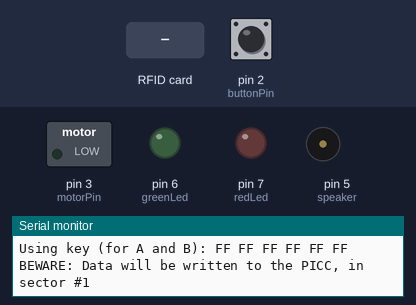
A sketch run on a simulated Arduino Uno, built with avr-gcc and run on an emulated ATmega328P. Parts: switched loads named in the sketch (green lamp = pin HIGH), output pins drawn as LEDs (lit = HIGH), buzzer (waves = sounding), the last lines printed to the serial monitor. Inputs (shaded band) come from the test bench; at power-on: pin 2 (buttonPin) HIGH. Pins used as bus, display or sensor lines are not drawn.

Above: at 2.6 s.
2.7 s: RFID card 5E 7A 19 C4 held to the reader
At 3.52 s:
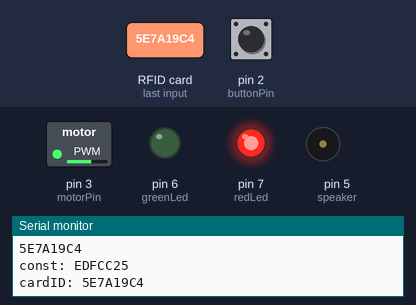
5.7 s: pin 2 (buttonPin) pulled LOW for 0.15 s
At 6.04 s:
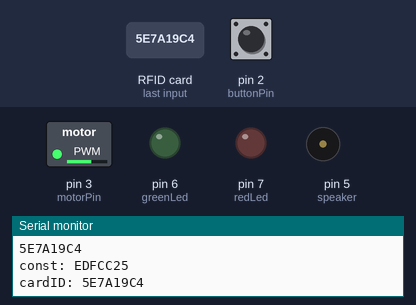
7.6 s: pin 2 (buttonPin) pulled LOW for 3.2 s
At 11.5 s:
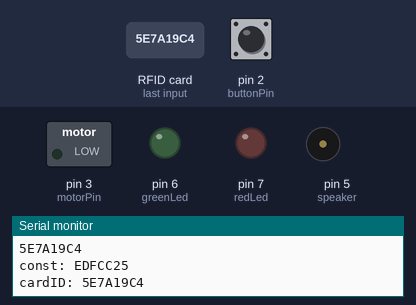
Timing chart, 0 to 13.0 s (numbered marks = the images above; inputs shaded):
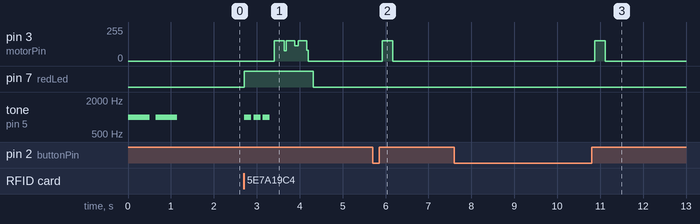

Measured:
- after the input at 2.7 s, pin 3 (motorPin): 0/255 → 153/255 after 0.70 s, → 115/255 0.48 s later, → 153/255 0.08 s later, → 0/255 0.20 s later; pin 7 (redLed): LOW → HIGH at once, → LOW 1.6 s later; tone on pin 5 (speaker): alternates 1000 Hz for 0.17 s and silent for 0.05 s, 6 changes in all, then stays silent, starting at once
- after the input at 5.7 s, pin 3 (motorPin): 0/255 → 153/255 after 0.22 s, → 0/255 0.24 s later
- after the input at 7.6 s, pin 3 (motorPin): 0/255 → 153/255 after 3.3 s, → 0/255 0.24 s later

The sketch:

HaptischOV.ino
```cpp
#include <SPI.h>
#include <MFRC522.h>
#include <pitches.h>

#define RST_PIN         9
#define SS_PIN          10

const int redLed =  7;      // the number of the LED pin
const int greenLed = 6;
const int speaker = 5;
const int motorPin = 3;
const int buttonPin = 2;

const String accessCard = "EDFCC25";

// Variables will change:
int ledState = LOW;             // ledState used to set the LED

MFRC522 mfrc522(SS_PIN, RST_PIN);   // Create MFRC522 instance.


byte readCard[4];    // Stores scanned ID read from RFID Module

int melody[] = {
  1000
};

int noteDurations[] = {
  2
};

int buttonState = 0;         // variable for reading the pushbutton status
bool state = false;


MFRC522::MIFARE_Key key;

/**
 * Initialize.
 */
void setup() {
  pinMode(redLed, OUTPUT);
  pinMode(greenLed, OUTPUT);
  pinMode(motorPin, OUTPUT);
  pinMode(buttonPin, INPUT);

  note(1000, 2);
  note(1000, 2);


  Serial.begin(9600); // Initialize serial communications with the PC
  while (!Serial);    // Do nothing if no serial port is opened (added for Arduinos based on ATMEGA32U4)
  SPI.begin();        // Init SPI bus
  mfrc522.PCD_Init(); // Init MFRC522 card

  // Prepare the key (used both as key A and as key B)
  // using FFFFFFFFFFFFh which is the default at chip delivery from the factory
  for (byte i = 0; i < 6; i++) {
    key.keyByte[i] = 0xFF;
  }

  Serial.println(F("Scan a MIFARE Classic PICC to demonstrate read and write."));
  Serial.print(F("Using key (for A and B):"));
  dump_byte_array(key.keyByte, MFRC522::MF_KEY_SIZE);
  Serial.println();

  Serial.println(F("BEWARE: Data will be written to the PICC, in sector #1"));
}

/**
 * Main loop.
 */
void loop() {

  String cardID = getID();
  cardID.toUpperCase();


  if (cardID != "") {

    Serial.println("const: " + accessCard);
    Serial.println("cardID: " + cardID);
    if (cardID == accessCard) {
      digitalWrite(greenLed, HIGH);
      note(1000, 3);
      doPulse(3, 2, 50);
      delay(500);
      digitalWrite(greenLed, LOW);
    }
    else {
      digitalWrite(redLed, HIGH);
      note(1000, 6);
      note(1000, 6);
      note(1000, 6);
      doPulse(3, 2, 50);
      delay(20);
      doPulse(3, 2, 50);
      delay(20);
      doPulse(3, 2, 50);
      delay(20);
      delay(150);
      digitalWrite(redLed, LOW);
    }
  }

  buttonState = digitalRead(buttonPin);

  if (state && buttonState == HIGH) {
    state = false;
    doPulse(3, 2, 50);
  }

  if (buttonState == LOW) {
    state = true;
  }

  //  digitalWrite(redLed, HIGH);
  //  digitalWrite(greenLed, LOW);
  //  delay(500);
  //  digitalWrite(redLed, LOW);
  //  digitalWrite(greenLed, HIGH);
  //  delay(500);
  //   getID();
}

/**
 * Helper routine to dump a byte array as hex values to Serial.
 */
void dump_byte_array(byte *buffer, byte bufferSize) {
  for (byte i = 0; i < bufferSize; i++) {
    Serial.print(buffer[i] < 0x10 ? " 0" : " ");
    Serial.print(buffer[i], HEX);
  }
}

String getID() {
  String cardID;
  // Getting ready for Reading PICCs
  if ( ! mfrc522.PICC_IsNewCardPresent()) { //If a new PICC placed to RFID reader continue
    return "";
  }
  if ( ! mfrc522.PICC_ReadCardSerial()) {   //Since a PICC placed get Serial and continue
    return "";
  }
  // There are Mifare PICCs which have 4 byte or 7 byte UID care if you use 7 byte PICC
  // I think we should assume every PICC as they have 4 byte UID
  // Until we support 7 byte PICCs
  Serial.println(F("Scanned PICC's UID:"));
  for (int i = 0; i < 4; i++) {  //
    readCard[i] = mfrc522.uid.uidByte[i];
    cardID += String(readCard[i], HEX);
    Serial.print(readCard[i], HEX);
  }
  Serial.println("");
  mfrc522.PICC_HaltA(); // Stop reading
  return cardID;
}

void defaultLoop() {
  // Look for new cards
  if ( ! mfrc522.PICC_IsNewCardPresent())
    return;

  // Select one of the cards
  if ( ! mfrc522.PICC_ReadCardSerial())
    return;

  // Show some details of the PICC (that is: the tag/card)
  Serial.print(F("Card UID:"));
  dump_byte_array(mfrc522.uid.uidByte, mfrc522.uid.size);
  Serial.println();
  Serial.print(F("PICC type: "));
  byte piccType = mfrc522.PICC_GetType(mfrc522.uid.sak);
  Serial.println(mfrc522.PICC_GetTypeName(piccType));

  // Check for compatibility
  if (    piccType != MFRC522::PICC_TYPE_MIFARE_MINI
          &&  piccType != MFRC522::PICC_TYPE_MIFARE_1K
          &&  piccType != MFRC522::PICC_TYPE_MIFARE_4K) {
    Serial.println(F("This sample only works with MIFARE Classic cards."));
    return;
  }

  // In this sample we use the second sector,
  // that is: sector #1, covering block #4 up to and including block #7
  byte sector         = 1;
  byte blockAddr      = 4;
  byte dataBlock[]    = {
    0x01, 0x02, 0x03, 0x04, //  1,  2,   3,  4,
    0x05, 0x06, 0x07, 0x08, //  5,  6,   7,  8,
    0x08, 0x09, 0xff, 0x0b, //  9, 10, 255, 12,
    0x0c, 0x0d, 0x0e, 0x0f  // 13, 14,  15, 16
  };
  byte trailerBlock   = 7;
  byte status;
  byte buffer[18];
  byte size = sizeof(buffer);

  // Authenticate using key A
  Serial.println(F("Authenticating using key A..."));
  status = mfrc522.PCD_Authenticate(MFRC522::PICC_CMD_MF_AUTH_KEY_A, trailerBlock, &key, &(mfrc522.uid));
  if (status != MFRC522::STATUS_OK) {
    Serial.print(F("PCD_Authenticate() failed: "));
    Serial.println(mfrc522.GetStatusCodeName(status));
    return;
  }

  // Show the whole sector as it currently is
  Serial.println(F("Current data in sector:"));
  mfrc522.PICC_DumpMifareClassicSectorToSerial(&(mfrc522.uid), &key, sector);
  Serial.println();

  // Read data from the block
  Serial.print(F("Reading data from block ")); Serial.print(blockAddr);
  Serial.println(F(" ..."));
  status = mfrc522.MIFARE_Read(blockAddr, buffer, &size);
  if (status != MFRC522::STATUS_OK) {
    Serial.print(F("MIFARE_Read() failed: "));
    Serial.println(mfrc522.GetStatusCodeName(status));
  }
  Serial.print(F("Data in block ")); Serial.print(blockAddr); Serial.println(F(":"));
  dump_byte_array(buffer, 16); Serial.println();
  Serial.println();

  // Authenticate using key B
  Serial.println(F("Authenticating again using key B..."));
  status = mfrc522.PCD_Authenticate(MFRC522::PICC_CMD_MF_AUTH_KEY_B, trailerBlock, &key, &(mfrc522.uid));
  if (status != MFRC522::STATUS_OK) {
    Serial.print(F("PCD_Authenticate() failed: "));
    Serial.println(mfrc522.GetStatusCodeName(status));
    return;
  }

  // Write data to the block
  Serial.print(F("Writing data into block ")); Serial.print(blockAddr);
  Serial.println(F(" ..."));
  dump_byte_array(dataBlock, 16); Serial.println();
  status = mfrc522.MIFARE_Write(blockAddr, dataBlock, 16);
  if (status != MFRC522::STATUS_OK) {
    Serial.print(F("MIFARE_Write() failed: "));
    Serial.println(mfrc522.GetStatusCodeName(status));
  }
  Serial.println();

  // Read data from the block (again, should now be what we have written)
  Serial.print(F("Reading data from block ")); Serial.print(blockAddr);
  Serial.println(F(" ..."));
  status = mfrc522.MIFARE_Read(blockAddr, buffer, &size);
  if (status != MFRC522::STATUS_OK) {
    Serial.print(F("MIFARE_Read() failed: "));
    Serial.println(mfrc522.GetStatusCodeName(status));
  }
  Serial.print(F("Data in block ")); Serial.print(blockAddr); Serial.println(F(":"));
  dump_byte_array(buffer, 16); Serial.println();

  // Check that data in block is what we have written
  // by counting the number of bytes that are equal
  Serial.println(F("Checking result..."));
  byte count = 0;
  for (byte i = 0; i < 16; i++) {
    // Compare buffer (= what we've read) with dataBlock (= what we've written)
    if (buffer[i] == dataBlock[i])
      count++;
  }
  Serial.print(F("Number of bytes that match = ")); Serial.println(count);
  if (count == 16) {
    Serial.println(F("Success :-)"));
  } else {
    Serial.println(F("Failure, no match :-("));
    Serial.println(F("  perhaps the write didn't work properly..."));
  }
  Serial.println();

  // Dump the sector data
  Serial.println(F("Current data in sector:"));
  mfrc522.PICC_DumpMifareClassicSectorToSerial(&(mfrc522.uid), &key, sector);
  Serial.println();

  // Halt PICC
  mfrc522.PICC_HaltA();
  // Stop encryption on PCD
  mfrc522.PCD_StopCrypto1();
}

void note(int freq, int duration) {
  // to calculate the note duration, take one second
  // divided by the note type.
  //e.g. quarter note = 1000 / 4, eighth note = 1000/8, etc.
  int noteDuration = 1000 / duration;
  tone(speaker, freq, noteDuration);
  // to distinguish the notes, set a minimum time between them.
  // the note's duration + 30% seems to work well:
  int pauseBetweenNotes = noteDuration * 1.30;
  delay(pauseBetweenNotes);
  // stop the tone playing:
  noTone(speaker);
}

void doPulse(int on, int off, int duration) {
  for (int i = 0; i < duration; i++) {
    digitalWrite(motorPin, HIGH);
    delay(on);
    digitalWrite(motorPin, LOW);
    delay(off);
  }

}
```
